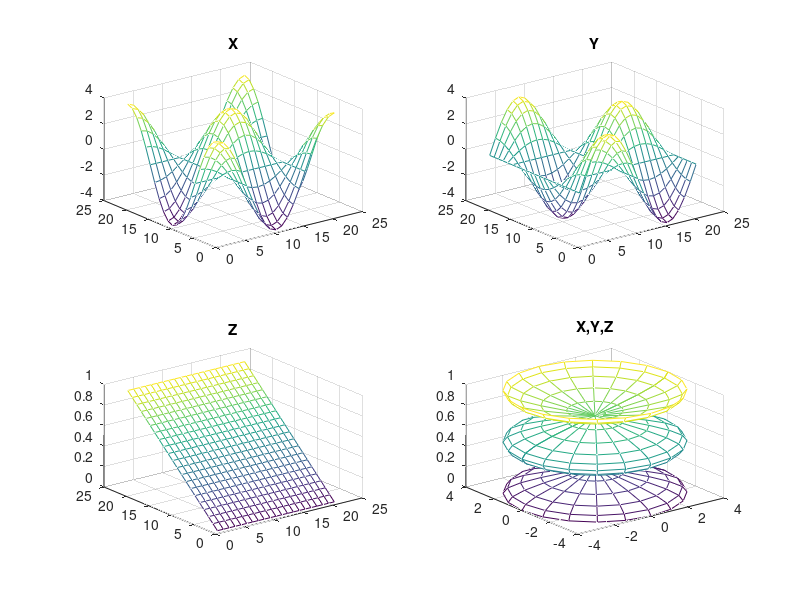

Write the MATLAB code that produced this figure.
x = 0:pi/100:2*pi;y = sin(x);#plot(x,y)xlabel('x')ylabel('sin(x)')title('Plot of the Sine Function')#plot(x,y,'r--')plot(x,y,'g:*')hold ony2 = cos(x);plot(x,y2,':')legend('sin','cos')hold off[X,Y] = meshgrid(-2:.2:2);                                Z = X .* exp(-X.^2 - Y.^2);surf(X,Y,Z)#The first two inputs to subplot indicate the number of plots in each row and column. The third input specifies which plot is activet = 0:pi/10:2*pi;[X,Y,Z] = cylinder(4*cos(t));subplot(2,2,1); mesh(X); title('X');subplot(2,2,2); mesh(Y); title('Y');subplot(2,2,3); mesh(Z); title('Z');subplot(2,2,4); mesh(X,Y,Z); title('X,Y,Z');